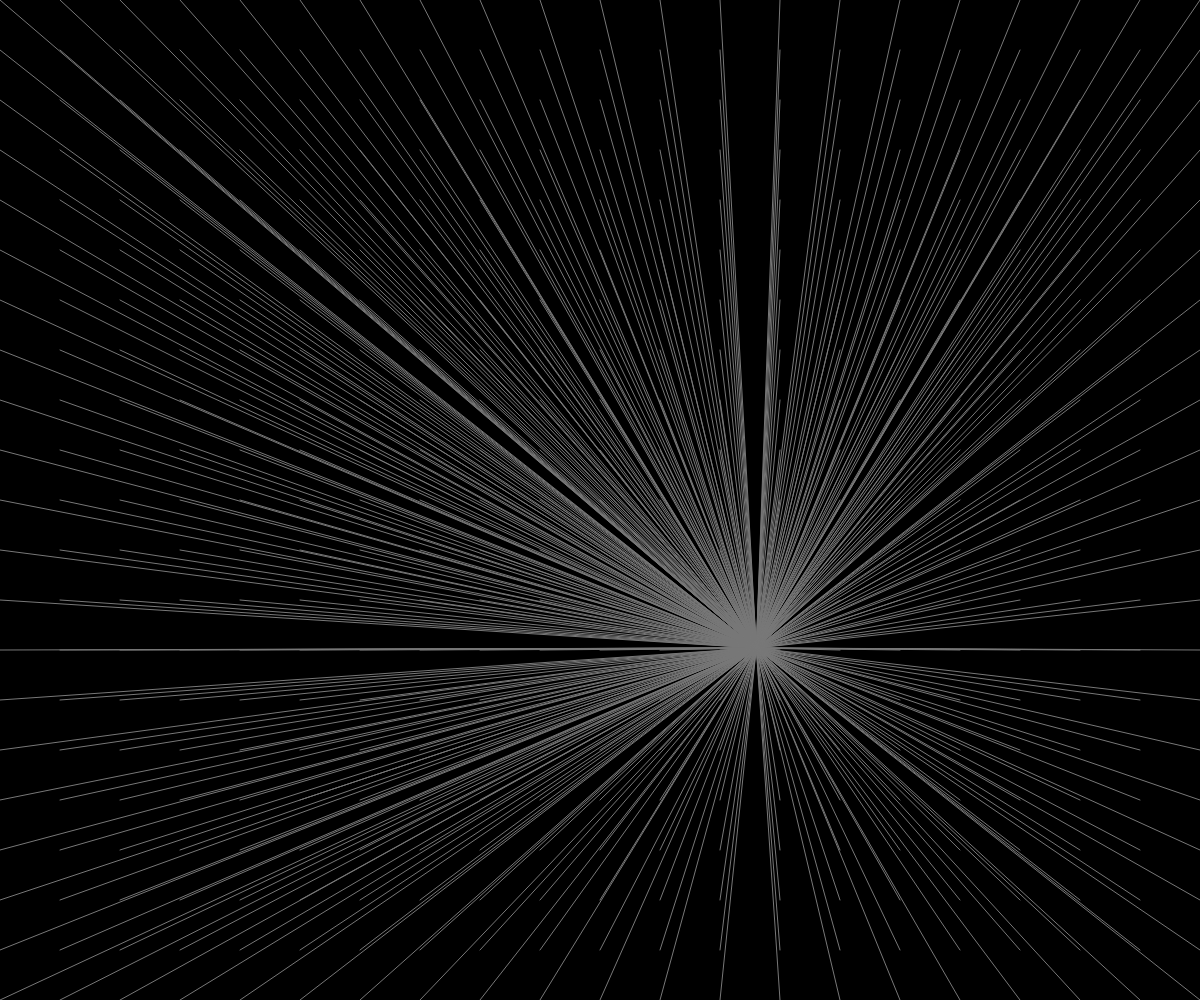
Frame 1 (no input)
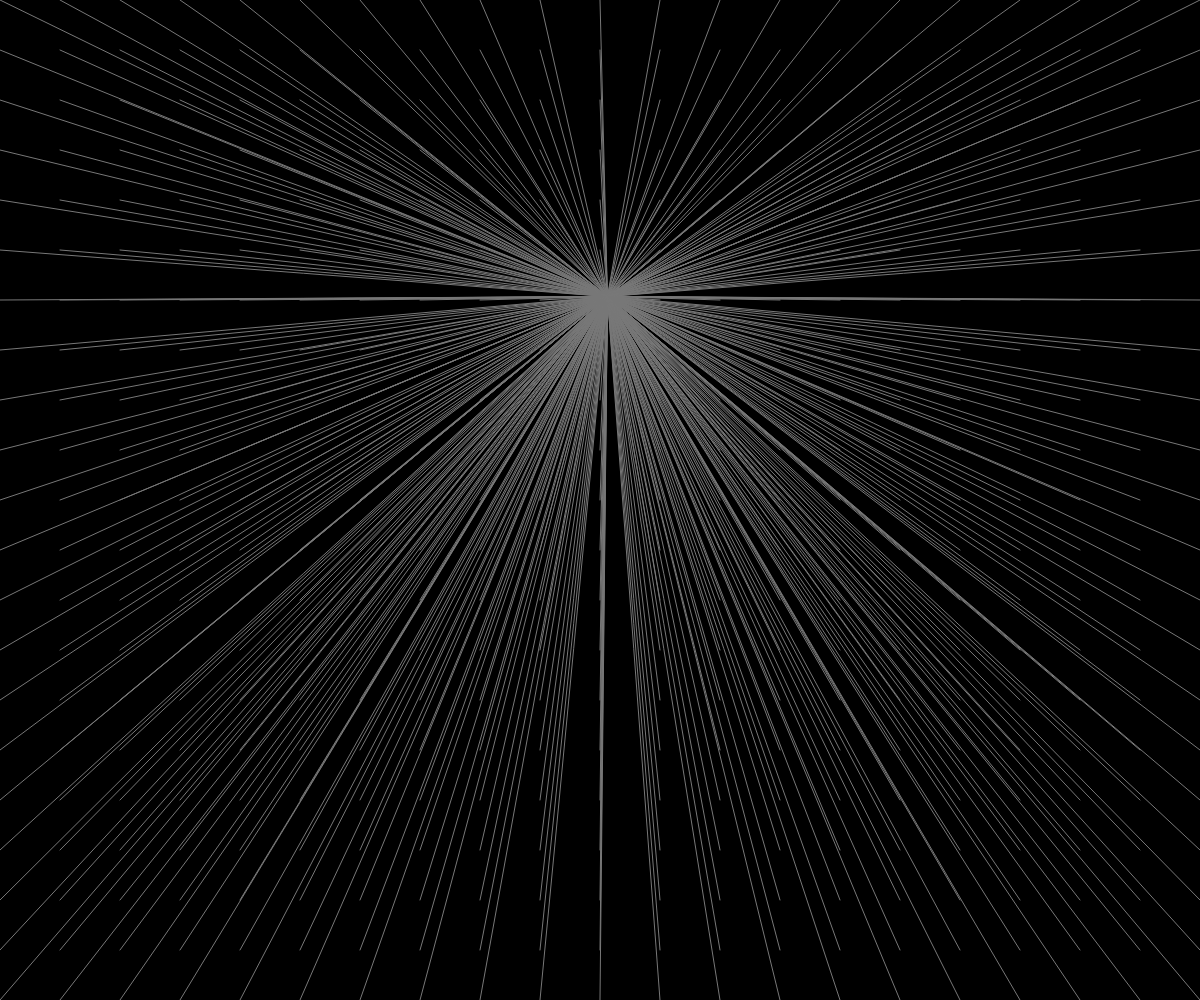
Frame 60 (no input)
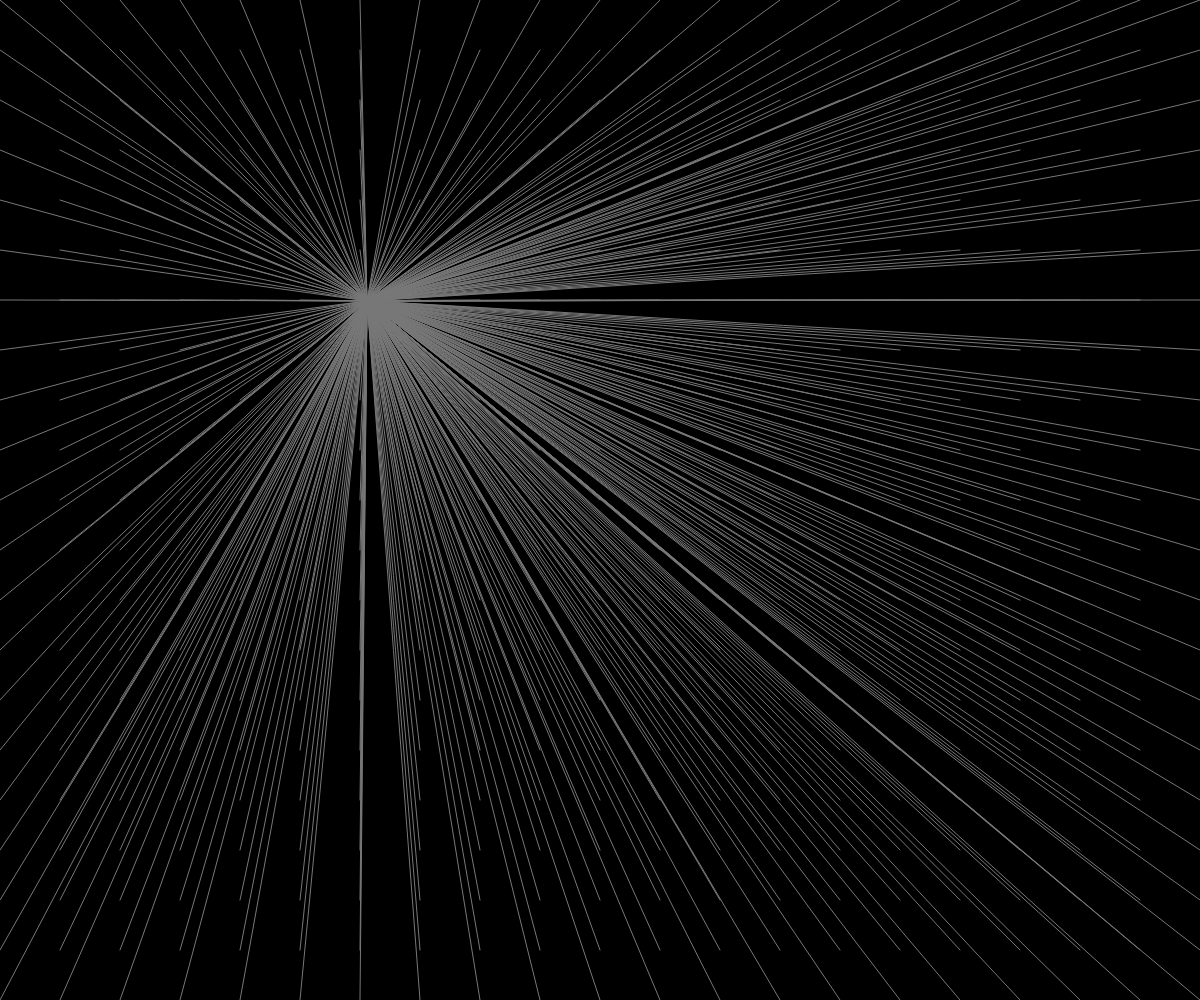
Frame 120 (the mouse pressed at the canvas centre since frame 60)

The p5.js sketch that drew these frames (run headless with seeded random() and noise() and a simulated clock; from frame 60 on, the mouse is pressed at the canvas centre):

// p5.js sketch
// ── sketch.js
function setup() {
  createCanvas(windowWidth, windowHeight);
}

function draw() {
  background(0);
  stroke(120, 120, 120);
  var noiseX = noise(.07 * frameCount) * width;
  var noiseY = noise(.05 * frameCount) * height;
  for (let x = 0; x <= width; x += width / 20) {
    for (let y = 0; y <= height + 20; y += height / 20) {
      line(x, y, noiseX, noiseY);
    }
  }
}
